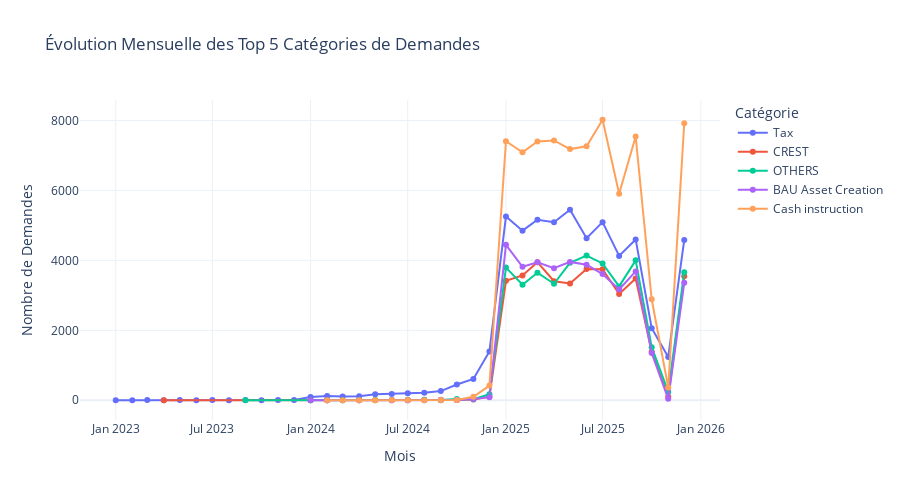

Here is the notebook cell this chart was saved with:
### Code cell
# Visualisation : Évolution des top 5 catégories
top_5_categories_names = category_distribution.head(5)['category_name'].tolist()
df_top5 = monthly_category_trends[monthly_category_trends['category_name'].isin(top_5_categories_names)]

fig = px.line(
    df_top5,
    x='month',
    y='total_requests',
    color='category_name',
    title='Évolution Mensuelle des Top 5 Catégories de Demandes',
    labels={'month': 'Mois', 'total_requests': 'Nombre de Demandes', 'category_name': 'Catégorie'},
    markers=True
)

fig.update_layout(height=500, hovermode='x unified')
fig.show()

### Figure 1 — Plotly figure (JSON) as saved in the notebook; plotly's stock layout.template omitted (floating-point values rounded to 4 significant figures)
{"data": [{"hovertemplate": "Catégorie=Tax<br>Mois=%{x}<br>Nombre de Demandes=%{y}<extra></extra>", "legendgroup": "Tax", "line": {"color": "#636efa", "dash": "solid"}, "marker": {"symbol": "circle"}, "mode": "lines+markers", "name": "Tax", "orientation": "v", "showlegend": true, "type": "scatter", "x": ["2023-01", "2023-02", "2023-03", "2023-04", "2023-05", "2023-06", "2023-07", "2023-08", "2023-09", "2023-10", "2023-11", "2023-12", "2024-01", "2024-02", "2024-03", "2024-04", "2024-05", "2024-06", "2024-07", "2024-08", "2024-09", "2024-10", "2024-11", "2024-12", "2025-01", "2025-02", "2025-03", "2025-04", "2025-05", "2025-06", "2025-07", "2025-08", "2025-09", "2025-10", "2025-11", "2025-12"], "xaxis": "x", "y": [4, 3, 5, 3, 6, 3, 6, 4, 5, 4, 6, 7, 94, 120, 106, 118, 171, 181, 202, 215, 264, 452, 611, 1394, 5251, 4849, 5162, 5089, 5448, 4632, 5092, 4127, 4598, 2059, 1239, 4583], "yaxis": "y"}, {"hovertemplate": "Catégorie=CREST<br>Mois=%{x}<br>Nombre de Demandes=%{y}<extra></extra>", "legendgroup": "CREST", "line": {"color": "#EF553B", "dash": "solid"}, "marker": {"symbol": "circle"}, "mode": "lines+markers", "name": "CREST", "orientation": "v", "showlegend": true, "type": "scatter", "x": ["2023-04", "2024-01", "2024-02", "2024-03", "2024-04", "2024-05", "2024-06", "2024-07", "2024-08", "2024-09", "2024-10", "2024-11", "2024-12", "2025-01", "2025-02", "2025-03", "2025-04", "2025-05", "2025-06", "2025-07", "2025-08", "2025-09", "2025-10", "2025-11", "2025-12"], "xaxis": "x", "y": [1, 2, 2, 2, 3, 2, 4, 1, 5, 3, 10, 26, 102, 3414, 3568, 3949, 3402, 3339, 3756, 3747, 3036, 3480, 1390, 101, 3543], "yaxis": "y"}, {"hovertemplate": "Catégorie=OTHERS<br>Mois=%{x}<br>Nombre de Demandes=%{y}<extra></extra>", "legendgroup": "OTHERS", "line": {"color": "#00cc96", "dash": "solid"}, "marker": {"symbol": "circle"}, "mode": "lines+markers", "name": "OTHERS", "orientation": "v", "showlegend": true, "type": "scatter", "x": ["2023-09", "2024-01", "2024-02", "2024-03", "2024-04", "2024-05", "2024-06", "2024-07", "2024-08", "2024-09", "2024-10", "2024-11", "2024-12", "2025-01", "2025-02", "2025-03", "2025-04", "2025-05", "2025-06", "2025-07", "2025-08", "2025-09", "2025-10", "2025-11", "2025-12"], "xaxis": "x", "y": [1, 1, 3, 2, 7, 11, 7, 12, 12, 10, 34, 32, 175, 3793, 3304, 3649, 3331, 3929, 4137, 3911, 3255, 4000, 1518, 238, 3660], "yaxis": "y"}, {"hovertemplate": "Catégorie=BAU Asset Creation<br>Mois=%{x}<br>Nombre de Demandes=%{y}<extra></extra>", "legendgroup": "BAU Asset Creation", "line": {"color": "#ab63fa", "dash": "solid"}, "marker": {"symbol": "circle"}, "mode": "lines+markers", "name": "BAU Asset Creation", "orientation": "v", "showlegend": true, "type": "scatter", "x": ["2024-01", "2024-02", "2024-04", "2024-06", "2024-07", "2024-08", "2024-09", "2024-10", "2024-11", "2024-12", "2025-01", "2025-02", "2025-03", "2025-04", "2025-05", "2025-06", "2025-07", "2025-08", "2025-09", "2025-10", "2025-11", "2025-12"], "xaxis": "x", "y": [3, 2, 1, 1, 3, 3, 14, 10, 38, 89, 4444, 3816, 3944, 3774, 3956, 3875, 3609, 3166, 3684, 1353, 42, 3358], "yaxis": "y"}, {"hovertemplate": "Catégorie=Cash instruction<br>Mois=%{x}<br>Nombre de Demandes=%{y}<extra></extra>", "legendgroup": "Cash instruction", "line": {"color": "#FFA15A", "dash": "solid"}, "marker": {"symbol": "circle"}, "mode": "lines+markers", "name": "Cash instruction", "orientation": "v", "showlegend": true, "type": "scatter", "x": ["2024-02", "2024-03", "2024-04", "2024-05", "2024-06", "2024-07", "2024-08", "2024-09", "2024-10", "2024-11", "2024-12", "2025-01", "2025-02", "2025-03", "2025-04", "2025-05", "2025-06", "2025-07", "2025-08", "2025-09", "2025-10", "2025-11", "2025-12"], "xaxis": "x", "y": [2, 2, 3, 2, 5, 5, 2, 6, 10, 99, 420, 7404, 7090, 7399, 7427, 7180, 7262, 8019, 5903, 7540, 2888, 365, 7919], "yaxis": "y"}], "layout": {"height": 500, "hovermode": "x unified", "legend": {"title": {"text": "Catégorie"}, "tracegroupgap": 0}, "title": {"text": "Évolution Mensuelle des Top 5 Catégories de Demandes"}, "xaxis": {"anchor": "y", "domain": [0, 1], "title": {"text": "Mois"}}, "yaxis": {"anchor": "x", "domain": [0, 1], "title": {"text": "Nombre de Demandes"}}}}
